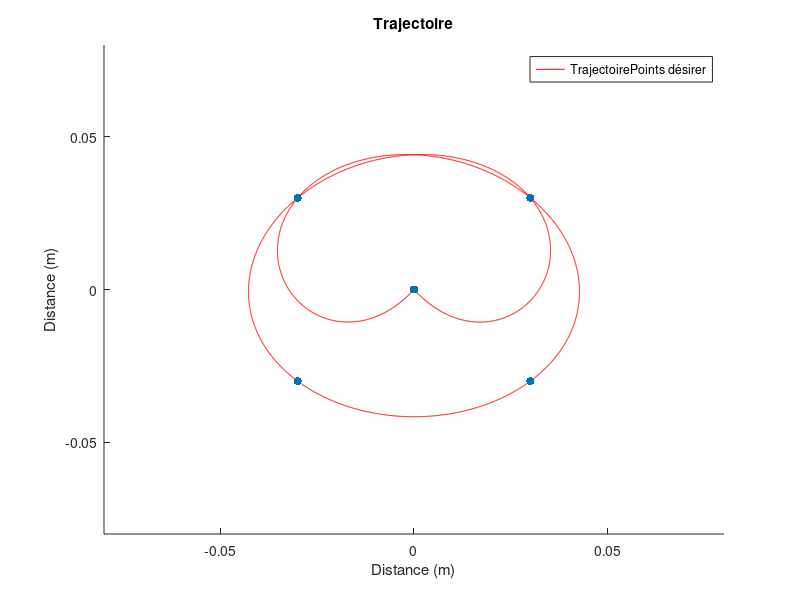

MATLAB code to generate this figure: (Note: this script raises an error after producing the figure.)
clc
close all
clear all

%% Information
% point 1 = (0,0)
% point 2 = (3,3)
% point 3 = (-3,3)
% point 4 = (-3,-3)
% point 5 = (3,-3)
% point 6 = (0,0)

%Variables
%Un huit en trajectoire
% OUT = [0.0/100  3.0/100   5.0/100   3.0/100  -3.0/100  -5.0/100  -3.0/100   0.0/100;
%        0.0/100  3.0/100   0.0/100  -3.0/100   3.0/100   0.0/100  -3.0/100   0.0/100]';

% OUT_Pos = [0.1375  3.0   0.1375  -3.0  -3.0  -3.0   3.0   0.1375;
%            0.1375  3.0   3.0   3.0   0.1375  -3.0  -3.0   0.1375]';

OUT = [0.0  3.0  -3.0  -3.0   3.0  3.0  -3.0   0.0;
       0.0  3.0   3.0  -3.0  -3.0  3.0   3.0   0.0]';


diviser = 100
%Mettre en Cm
OUT = OUT./diviser;
%0.1375m milieu
%0.2750m max

Temps = linspace(1, 8, length(OUT(:,1)));
Position = (1:0.002:8);

%Pour les X
for n = 1:length(OUT(:,1))
    for nn = 1:length(OUT(:,1));
        C(nn, n) = (Temps(nn)).^(n-1);
    end
end

%Pour les Y
for n = 1:length(OUT(:,2))
    S(n,1) = OUT(n,2);
    S2(n,1) = OUT(n,1);
end

clear n nn

%Calcul de l'interpolation
A1 = pinv(C)*S;
A2 = pinv(C)*S2;

%x
H1 = A1(8).*Position.^7 + A1(7).*Position.^6 + A1(6).*Position.^5 + A1(5).*Position.^4 + A1(4).*Position.^3 + A1(3).*Position.^2 + A1(2).*Position + A1(1);
%y
H2 = A2(8).*Position.^7 + A2(7).*Position.^6 + A2(6).*Position.^5 + A2(5).*Position.^4 + A2(4).*Position.^3 + A2(3).*Position.^2 + A2(2).*Position + A2(1);

%Pour la longueur
%Finale B
Position2 = Position(2:end);
dH1 = 7*A1(8).*Position2.^6 + 6*A1(7).*Position2.^5 + 5*A1(6).*Position2.^4 + 4*A1(5).*Position2.^3 + 3*A1(4).*Position2.^2 + 2*A1(3).*Position2 + A1(2).*Position2;
dH2 = 7*A2(8).*Position2.^6 + 6*A2(7).*Position2.^5 + 5*A2(6).*Position2.^4 + 4*A2(5).*Position2.^3 + 3*A2(4).*Position2.^2 + 2*A2(3).*Position2 + A2(2).*Position2;
ans1_1 = sqrt(1+(dH1).^2);
ans1_2 = sqrt(1+(dH2).^2);
%Depart A
Position2 = Position(1:end-1);
dH1 = 7*A1(8).*Position2.^6 + 6*A1(7).*Position2.^5 + 5*A1(6).*Position2.^4 + 4*A1(5).*Position2.^3 + 3*A1(4).*Position2.^2 + 2*A1(3).*Position2 + A1(2).*Position2;
dH2 = 7*A2(8).*Position2.^6 + 6*A2(7).*Position2.^5 + 5*A2(6).*Position2.^4 + 4*A2(5).*Position2.^3 + 3*A2(4).*Position2.^2 + 2*A2(3).*Position2 + A2(2).*Position2;
ans2_1 = sqrt(1+(dH1).^2);
ans2_2 = sqrt(1+(dH2).^2);

%Les deux ensemble
Longueur1 = sum(ans1_1 - ans2_1)
Longueur2 = sum(ans1_2 - ans2_2)

Longueur = Longueur1 + Longueur2


H1 = H1(:);
H2 = H2(:);

%Ajustement pour le maximum
% H1(H1 <= -0.08) = -0.08;
% H1(H1 >=  0.08) =  0.08;
% H2(H2 <= -0.08) = -0.08;
% H2(H2 >=  0.08) =  0.08;

figure
hold on
plot(H2, H1, "red")
scatter(OUT(:,1), OUT(:,2), "blue", 'filled')
xlim([-0.08 0.08])
ylim([-0.08 0.08])
xlabel("Distance (m)")
ylabel("Distance (m)")
title("Trajectoire")
legend(["Trajectoire", "Points désirer"])

%% Save les valeurs 
Path = which("Trajectoire.m");
Path = strrep(Path, 'Trajectoire.m', 'Trajectoire.mat');
save(Path, "-mat");

%% Autre
% Si on veut juste de point vers point
% Diviser = 10;

% for n = 2:length(OUT(:,1))
%     if OUT(n,1) == OUT(n-1,1)
%         X = OUT(n,1)*ones(1, Diviser);
%     elseif OUT(n,1) < OUT(n-1,1)
%         X = linspace(OUT(n-1,1),OUT(n,1),Diviser);
%     elseif OUT(n,1) > OUT(n-1,1)
%         X = linspace(OUT(n-1,1),OUT(n,1), Diviser);
%     end
% 
%     if OUT(n,2) == OUT(n-1,2)
%         Y = OUT(n,2)*ones(1, Diviser);
%     elseif OUT(n,2) < OUT(n-1,2)
%         Y = linspace(OUT(n-1,2),OUT(n,2),Diviser);
%     elseif OUT(n,2) > OUT(n-1,2)
%         Y = linspace(OUT(n-1,2),OUT(n,1), Diviser);
%     end
% 
%     if n == 2
%         Xout = X;
%         Yout = Y;
%     else
%         Xout = [Xout X];
%         Yout = [Yout Y];
%     end
% end
% figure
% scatter(Xout, Yout)
% xlim([-4 4])
% ylim([-4 4])


disp("Hello World");